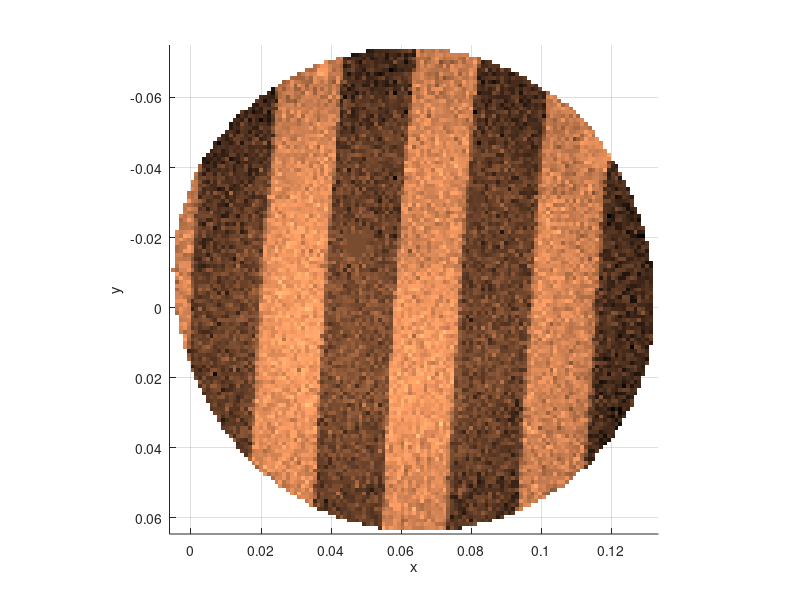
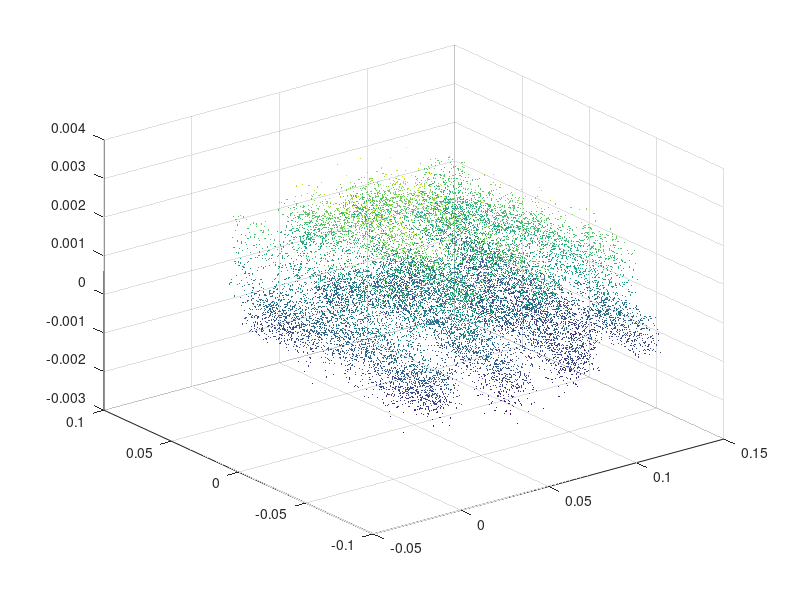
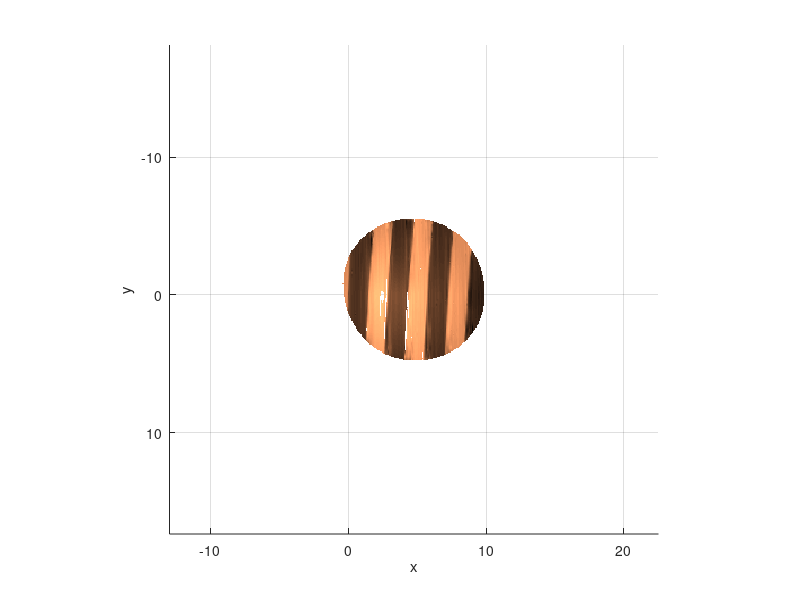

These figures' MATLAB source, in order:
% generate surface from data points
%
% process the experiment data; AFM grid calibration; 
% spiral scanning pattern; scanning rate: 20Hz; sampling rate: 20000Hz
% create the surface with delaunayTriangulation interpolation
% zwy 20190125

clear
close all
clc
%%
load('s20_processed_datapoints.mat');
x1_test = linspace(min(x),max(x),128);
x2_test = linspace(min(y),max(y),128);
[X1_test,X2_test] = meshgrid(x1_test,x2_test);

% Interpolation
m = griddata(x,y,z,X1_test(:),X2_test(:));

% % Exterpolation
% F = scatteredInterpolant(x,y,z); m = F(X1_test(:),X2_test(:));

figure
surf(X1_test,X2_test,reshape(m,length(x2_test),length(x1_test)),'EdgeColor','none')
colormap(copper)
axis equal; xlabel('x'); ylabel('y'); view([0 -90])
% figure, scatter3(X1_test(:), X2_test(:), m*100,5,m*100,'.')   % verify

% Why it is circle but not rectangular? Because m includes NaN.
% GRIDDATA is an interpolation algorithm.
% scatter3(X1_test(:), X2_test(:), zeros(length(X1_test(:)),1),5,m*100,'.') %circle
% scatter3(X1_test(:), X2_test(:), zeros(length(X1_test(:)),1),5,'.') % rectangular

%% replace NaN with right value manually
nan_flags = isnan(m);   % 2D logical matrix, work as a circular mask 
X1_test_vec = X1_test(:); X2_test_vec = X2_test(:);
for i = 1:length(nan_flags)
   flag = nan_flags(i);
   if flag
      if  X1_test_vec(i)<0||(X1_test_vec(i)>0.02&&X1_test_vec(i)<0.04)||...
              (X1_test_vec(i)>0.06&&X1_test_vec(i)<0.08)||...
              (X1_test_vec(i)>0.10&&X1_test_vec(i)<0.12)
          m(i) = 0.216/100*rand;
      else
          m(i) = 0.1/100*(rand-1);
      end
   end
end

figure, %scatter3(X1_test_vec,X2_test_vec,m,5,m*100,'.');
scatter3(X1_test(:), X2_test(:), m,5,m*100,'.') % rectangular

%% denoise
% waveletSignalDenoiser
% Method: Minimax; Parameters: level 12; Rule: Soft
load s20_m_denoise.mat
m = reshape(m_denoise,length(x2_test),length(x1_test));
m(nan_flags) = NaN; % circular roi
figure,surf(X1_test./0.04*3,X2_test./0.04*3,reshape(m.*10^4,length(x2_test./0.04*3),length(x1_test./0.04*3)),'EdgeColor','none')
colormap(copper)
axis equal; xlabel('x'); ylabel('y'); view([0 90])
view([0 -90])

%% delete NaN, scale: from signal to reality
%       signal<--> reality
% x/y:  0.04  <--> 3um
% z:    10^-3 <--> 1nm
m = m(:)*10^3;
nan_flags = isnan(m);   % 1D NaN detector
m(nan_flags) = []; X1_test_vec(nan_flags) = []; X2_test_vec(nan_flags) = [];
x = X1_test_vec/0.04*3; y = X2_test_vec/0.04*3;
save s20_processed_delete_NaN.mat x y m
